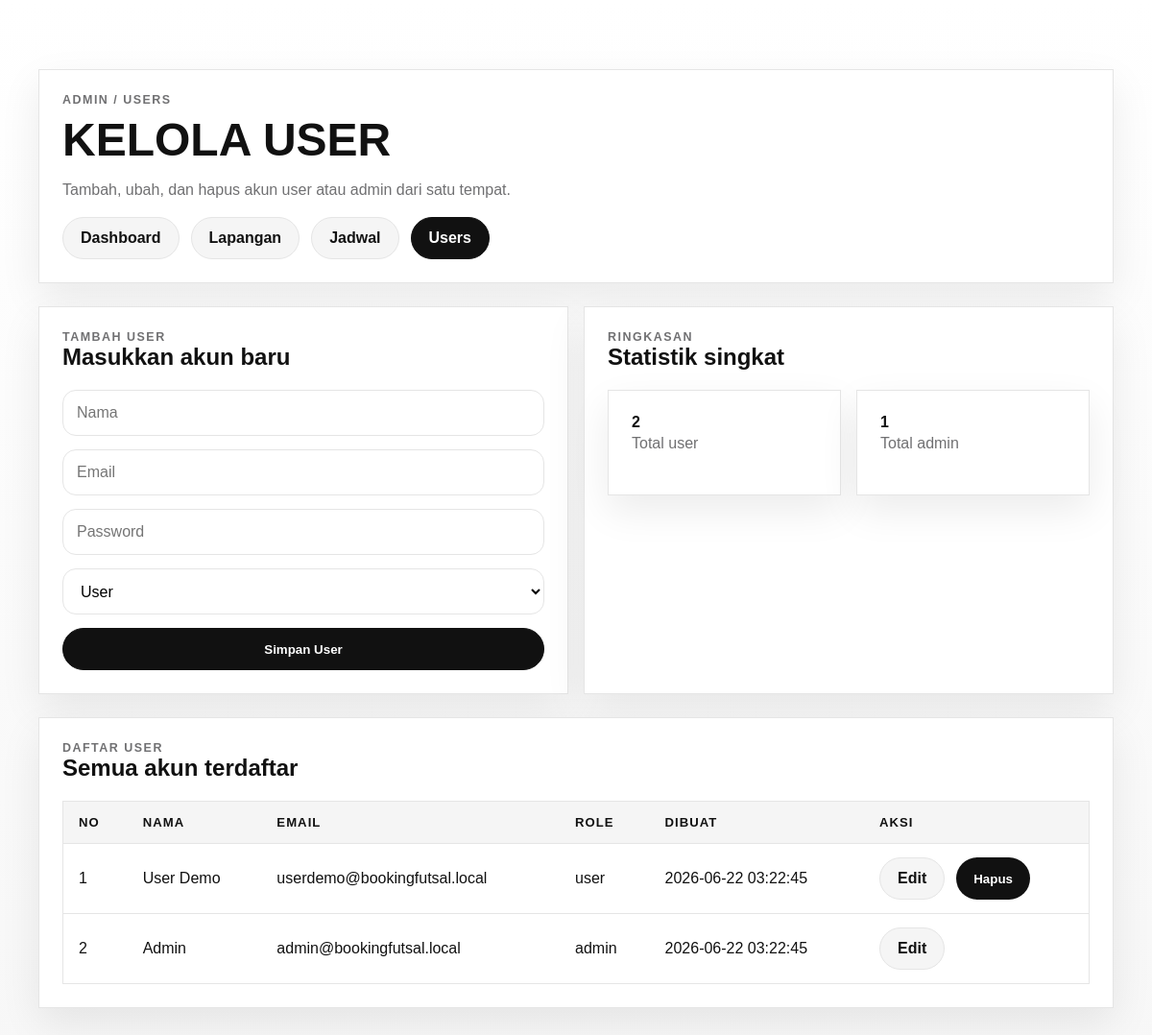
The page /admin/users.php (signed in) on the database its author committed.
### tables this page shows
CREATE TABLE IF NOT EXISTS users (
  id INT AUTO_INCREMENT PRIMARY KEY,
  name VARCHAR(100) NOT NULL,
  email VARCHAR(100) NOT NULL UNIQUE,
  password VARCHAR(255) NOT NULL,
  role ENUM('admin', 'user') NOT NULL DEFAULT 'user',
  created_at TIMESTAMP NOT NULL DEFAULT CURRENT_TIMESTAMP
);

### admin/users.php (the view, shortened to what this page needs)
<?php
require_once __DIR__ . '/../config/koneksi.php';
$editingUser = [
    'id' => '',
    'name' => '',
    'email' => '',
    'role' => 'user',
];
$userList = $pdo->query('SELECT id, name, email, role, created_at FROM users ORDER BY id DESC')->fetchAll();
require_once __DIR__ . '/../includes/header.php';
?>
<div class="container hero">
  <div class="grid" style="gap: 24px;">
    <div class="card">
      <div class="kicker">Admin / Users</div>
      <h1 style="font-size: clamp(2rem, 4vw, 3.2rem);">Kelola user</h1>
      <p class="muted">Tambah, ubah, dan hapus akun user atau admin dari satu tempat.</p>
      <div class="nav">
        <a class="pill secondary" href="dashboard_admin.php">Dashboard</a>
        <a class="pill secondary" href="lapangan.php">Lapangan</a>
        <a class="pill secondary" href="jadwal.php">Jadwal</a>
        <a class="pill" href="users.php">Users</a>
      </div>
    </div>
    <div class="grid two">
      <section class="card">
        <div class="kicker"><?php echo $editingUser['id'] !== '' ? 'Edit User' : 'Tambah User'; ?></div>
        <h2><?php echo $editingUser['id'] !== '' ? 'Perbarui akun user' : 'Masukkan akun baru'; ?></h2>
        <form class="form" method="post">
          <input type="text" name="name" placeholder="Nama" value="<?php echo htmlspecialchars((string) $editingUser['name'], ENT_QUOTES, 'UTF-8'); ?>" required>
          <input type="email" name="email" placeholder="Email" value="<?php echo htmlspecialchars((string) $editingUser['email'], ENT_QUOTES, 'UTF-8'); ?>" required>
          <input type="password" name="password" placeholder="Password <?php echo $editingUser['id'] !== '' ? '(kosongkan jika tidak diubah)' : ''; ?>">
          <select name="role" required>
            <option value="user" <?php echo $editingUser['role'] === 'user' ? 'selected' : ''; ?>>User</option>
          </select>
          <button class="button" type="submit"><?php echo $editingUser['id'] !== '' ? 'Update User' : 'Simpan User'; ?></button>
        </form>
      </section>
      <section class="card">
        <div class="kicker">Ringkasan</div>
        <h2>Statistik singkat</h2>
        <div class="grid two">
          <div class="card">
            <strong><?php echo count($userList); ?></strong>
            <p class="muted">Total user</p>
          </div>
          <div class="card">
            <strong><?php echo count(array_filter($userList, static function ($item) { return $item['role'] === 'admin'; })); ?></strong>
            <p class="muted">Total admin</p>
          </div>
        </div>
      </section>
    </div>
    <section class="card">
      <div class="kicker">Daftar User</div>
      <h2>Semua akun terdaftar</h2>
      <div style="overflow-x: auto;">
        <table class="table">
          <thead>
            <tr>
              <th>No</th>
              <th>Nama</th>
              <th>Email</th>
              <th>Role</th>
              <th>Dibuat</th>
              <th>Aksi</th>
            </tr>
          </thead>
          <tbody>
            <?php if (empty($userList)): ?>
              <tr>
                <td colspan="6" class="muted">Belum ada data user.</td>
              </tr>
            <?php else: ?>
              <?php foreach ($userList as $index => $user): ?>
                <tr>
                  <td><?php echo $index + 1; ?></td>
                  <td><?php echo htmlspecialchars($user['name'], ENT_QUOTES, 'UTF-8'); ?></td>
                  <td><?php echo htmlspecialchars($user['email'], ENT_QUOTES, 'UTF-8'); ?></td>
                  <td><?php echo htmlspecialchars($user['role'], ENT_QUOTES, 'UTF-8'); ?></td>
                  <td><?php echo htmlspecialchars($user['created_at'], ENT_QUOTES, 'UTF-8'); ?></td>
                  <td>
                    <div class="nav">
                      <a class="pill secondary" href="users.php?edit=<?php echo (int) $user['id']; ?>">Edit</a>
                      <?php if ((int) $user['id'] !== (int) ($_SESSION['user_id'] ?? 0)): ?>
                        <form method="post" onsubmit="return confirm('Hapus user ini?');" style="display:inline;">
                          <button class="pill" type="submit" style="border: none; cursor: pointer;">Hapus</button>
                        </form>
                      <?php endif; ?>
                    </div>
                  </td>
                </tr>
              <?php endforeach; ?>
            <?php endif; ?>
          </tbody>
        </table>
      </div>
    </section>
  </div>
</div>
<?php require_once __DIR__ . '/../includes/footer.php'; ?>

### assets/css/style.css (style rules this page uses)
:root { --ink: #111111; --canvas: #ffffff; --soft-cloud: #f5f5f5; --hairline: #e5e5e5; --muted: #707072; --sale: #d30005; --radius: 9999px; --shadow: 0 16px 40px rgba(17, 17, 17, 0.08); --font-sans: Arial, Helvetica, sans-serif; }
* { box-sizing: border-box; }
body { margin: 0; font-family: var(--font-sans); background: linear-gradient(180deg, #ffffff 0%, #f7f7f7 100%); color: var(--ink); }
a { color: inherit; text-decoration: none; }
.container { width: min(1120px, calc(100% - 32px)); margin: 0 auto; }
.nav { display: flex; gap: 12px; flex-wrap: wrap; }
.pill, .button { display: inline-flex; align-items: center; justify-content: center; min-height: 44px; padding: 0 18px; border-radius: var(--radius); border: 1px solid var(--ink); background: var(--ink); color: #fff; font-weight: 700; transition: transform 160ms ease, box-shadow 160ms ease, background-color 160ms ease, color 160ms ease, border-color 160ms ease; }
.button.secondary, .pill.secondary { background: var(--soft-cloud); color: var(--ink); border-color: var(--hairline); }
.hero { padding: 72px 0 56px; }
.card { background: #fff; border: 1px solid var(--hairline); box-shadow: var(--shadow); padding: 24px; transition: transform 180ms ease, box-shadow 180ms ease, border-color 180ms ease; }
.table tbody tr { transition: background-color 150ms ease; }
.kicker { text-transform: uppercase; letter-spacing: 0.12em; color: var(--muted); font-size: 0.78rem; font-weight: 700; }
h1, h2, h3, p { margin-top: 0; }
h1 { font-size: clamp(2.5rem, 6vw, 5rem); line-height: 0.95; text-transform: uppercase; margin: 12px 0 16px; }
p { line-height: 1.6; color: #2f2f31; }
.grid { display: grid; gap: 16px; }
.grid.two { grid-template-columns: repeat(2, minmax(0, 1fr)); }
.table { width: 100%; border-collapse: collapse; background: #fff; border: 1px solid var(--hairline); }
.table th, .table td { padding: 14px 16px; text-align: left; border-bottom: 1px solid var(--hairline); }
.table th { background: var(--soft-cloud); font-size: 0.82rem; text-transform: uppercase; letter-spacing: 0.08em; }
.form { display: grid; gap: 14px; }
.form input { width: 100%; min-height: 48px; padding: 0 14px; border: 1px solid var(--hairline); border-radius: 14px; font: inherit; }
.form select { width: 100%; min-height: 48px; padding: 0 14px; border: 1px solid var(--hairline); border-radius: 14px; font: inherit; background: #fff; }
.muted { color: var(--muted); }

### rows shown on the page
users: name "User Demo", email "userdemo@bookingfutsal.local", role "user", created_at "2026-06-22 03:22:45"
users: name "Admin", email "admin@bookingfutsal.local", role "admin", created_at "2026-06-22 03:22:45"

### other values the page prints
count($userList) "2"
